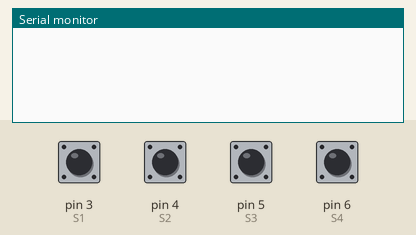
Bench run of a sketch on a simulated Arduino Uno, built with avr-gcc and run on an emulated ATmega328P. Shown: the last lines printed to the serial monitor. Inputs (shaded band) come from the test bench; at power-on: pin 3 (S1), pin 4 (S2), pin 5 (S3), pin 6 (S4) HIGH.

Above: at 1.2 s.
1.3 s: pin 3 (S1) pulled LOW for 0.15 s
At 1.9 s:
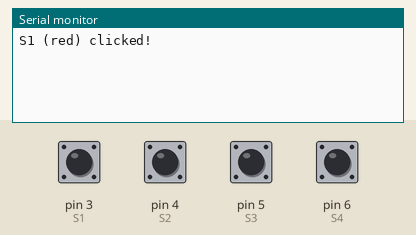
2.9 s: pin 4 (S2) pulled LOW for 0.15 s
At 4.1 s:
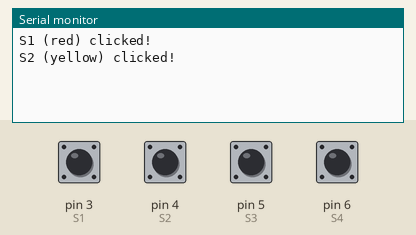
4.5 s: pin 6 (S4) pulled LOW for 0.15 s
At 5.5 s:
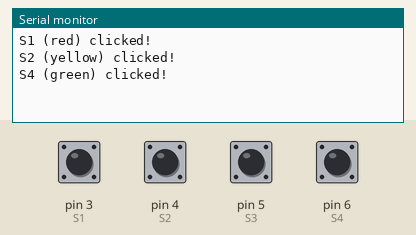
6.1 s: pin 5 (S3) pulled LOW for 0.15 s
At 6.7 s:
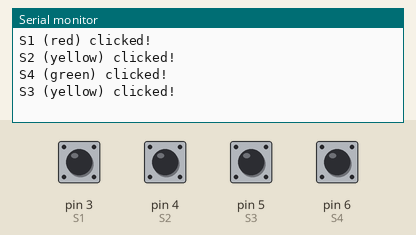

Measured:
- after the input at 1.3 s, the serial monitor: prints a new line at once (image 1)
- after the input at 2.9 s, the serial monitor: prints a new line at once (image 2)
- after the input at 4.5 s, the serial monitor: prints a new line at once (image 3)
- after the input at 6.1 s, the serial monitor: prints a new line at once (image 4)

The sketch:

Buttons.ino
```cpp
// ! <-- Settings --> !

int
S1 = 3,    // Button 1
S2 = 4,    // Button 2
S3 = 5,    // Button 3
S4 = 6,    // Button 4

S1_lastState = 0, S2_lastState = 0, S3_lastState = 0, S4_lastState = 0;
// --> Settings <--

void setup() {
  pinMode(S1, INPUT_PULLUP); pinMode(S2, INPUT_PULLUP); pinMode(S3, INPUT_PULLUP); pinMode(S4, INPUT_PULLUP);
  Serial.begin(9600);
}

void loop() {
  if(digitalRead(S1) != S1_lastState) {
    S1_lastState = digitalRead(S1);
    if(digitalRead(S1) != HIGH) {
      Serial.print("S1 (red) clicked!\n");
    };
  };
  if(digitalRead(S2) != S2_lastState) {
    S2_lastState = digitalRead(S2);
    if(digitalRead(S2) != HIGH) {
      Serial.print("S2 (yellow) clicked!\n");
    };
  };
  if(digitalRead(S3) != S3_lastState) {
    S3_lastState = digitalRead(S3);
    if(digitalRead(S3) != HIGH) {
      Serial.print("S3 (yellow) clicked!\n");
    };
  };
  if(digitalRead(S4) != S4_lastState) {
    S4_lastState = digitalRead(S4);
    if(digitalRead(S4) != HIGH) {
      Serial.print("S4 (green) clicked!\n");
    };
  };
}
```
